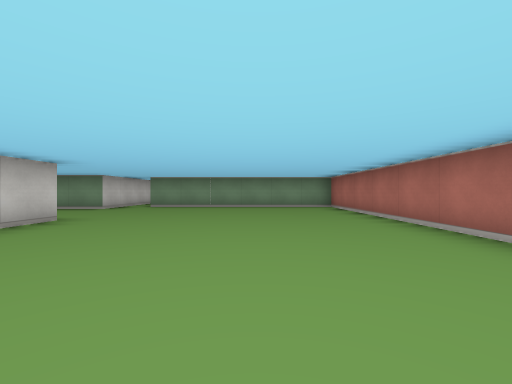
view 1 (above)

18 first-person views from a walk through a cub3D ray-caster map. The camera is about half as high as the walls, looks level and sees 90° across. The floor is counted in squares. Each view is taken from the middle of a square. On the plan, view 1 faces up. The plan holds only what a view shows up to about 9 squares ahead; the rest is blank.

view 2
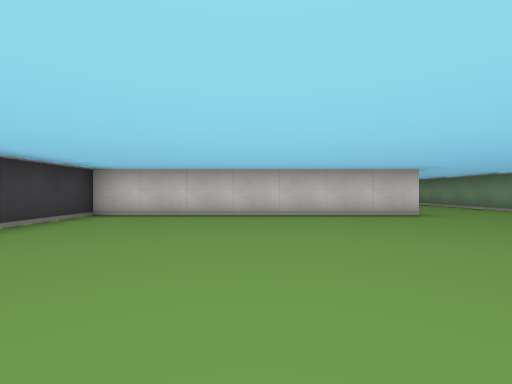

view 3
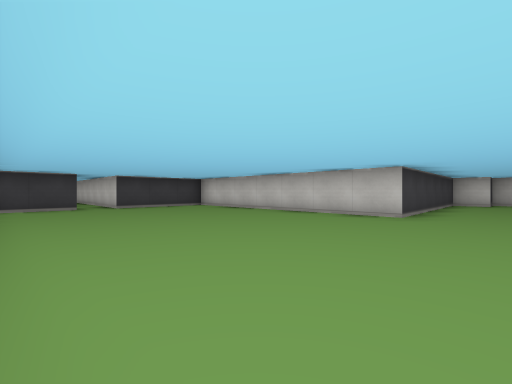

view 4
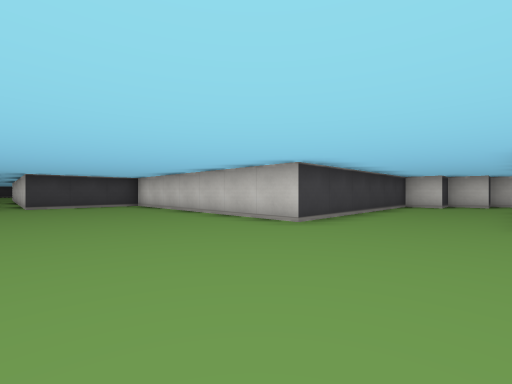

view 5
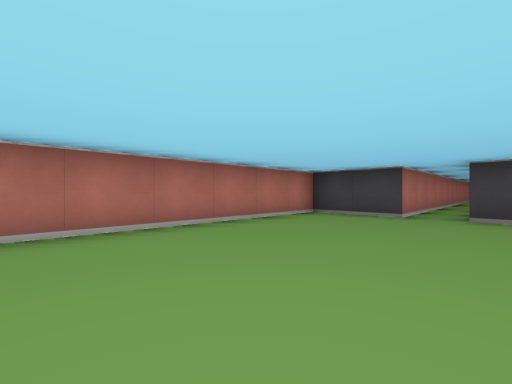

view 6
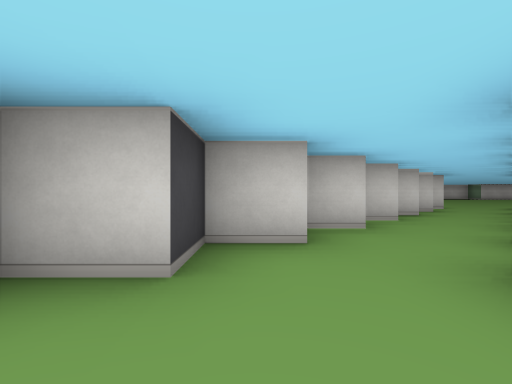

view 7
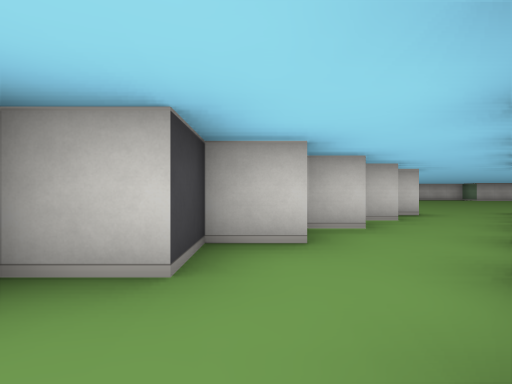

view 8
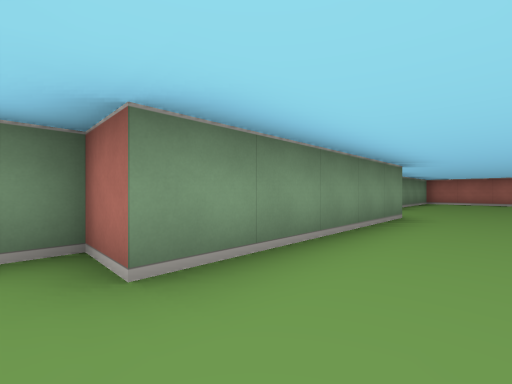

view 9
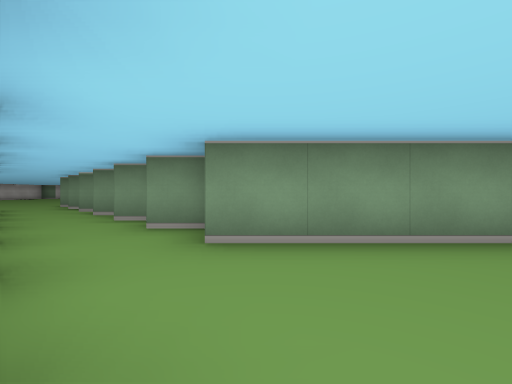

view 10
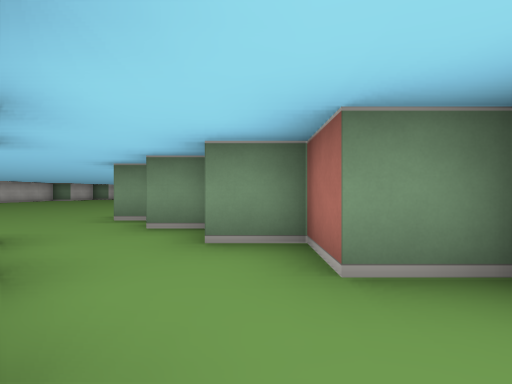

view 11
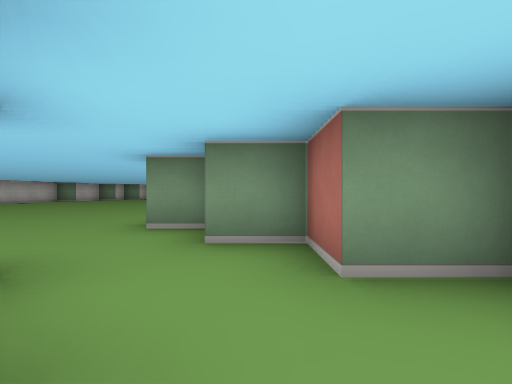

view 12
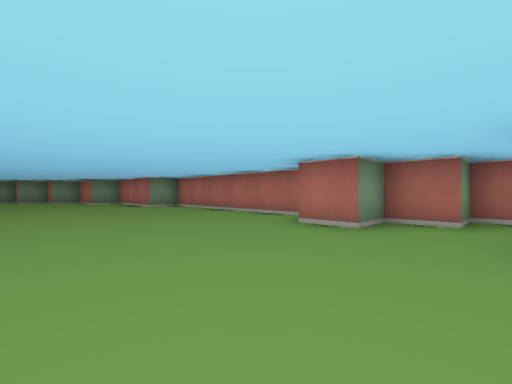

view 13
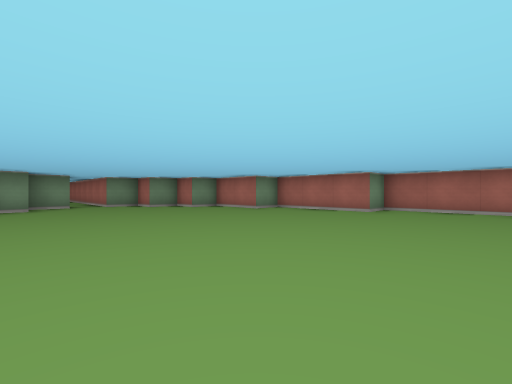

view 14
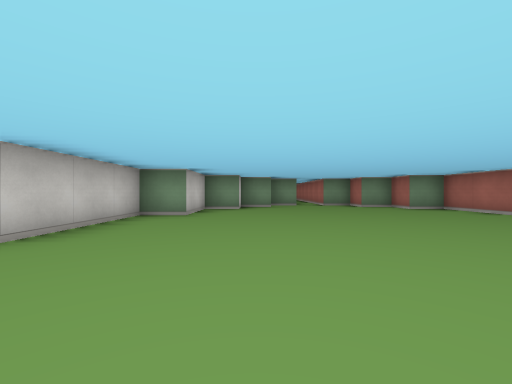

view 15
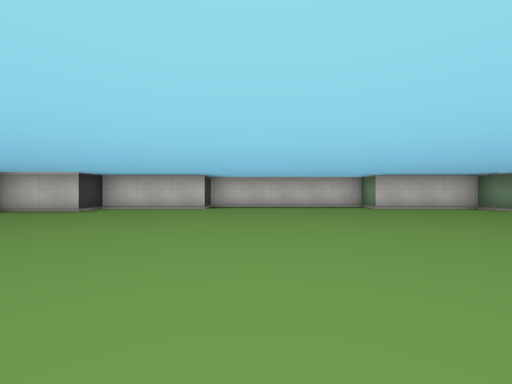

view 16
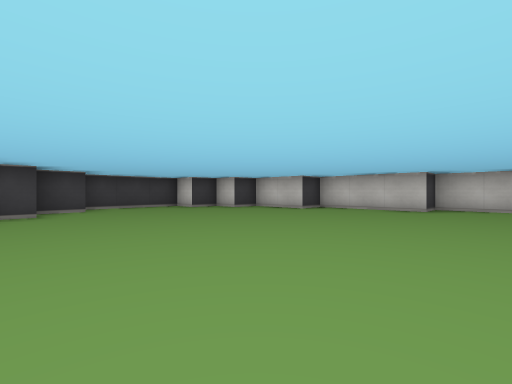

view 17
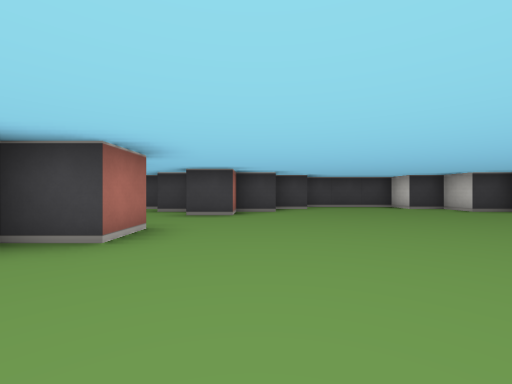

view 18
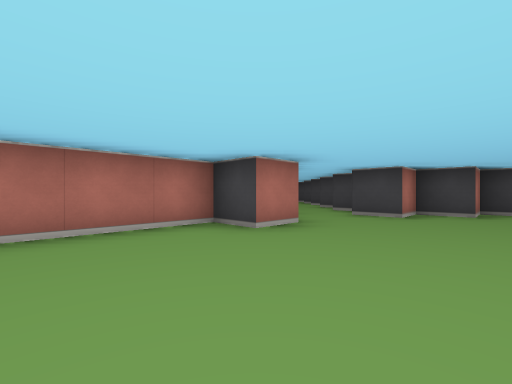

### Floor plan
Points are (right, up) in squares from view 1. A wall is a line through its corners. A room is listed if a view was taken in it or the views show most of it. See-through windows are left out.
Room 1 (views 1, 2, 3, 4, 5, 6, 7, 8, 9, 10, 11)
walls: (-4.5, 9) (-4.5, 7.5) (-9.5, 7.5) (-9.5, 8.5) (-10.5, 8.5); (-10.5, 6.6) (-10.5, 5.5) (-9.5, 5.5) (-9.5, 4.5) (-3.5, 4.5) (-3.5, -2.5) (-0.5, -2.5) (-0.5, -5.2); (-10.9, 9.5) (-11.5, 9.5); (-12.5, 8.6) (-12.5, 7.5) (-11.5, 7.5) (-11.5, 6.5); (-11.5, 10.5) (-12.5, 10.5) (-12.5, 11.5) (-13.5, 11.5) (-13.5, 12.5) (-14.5, 12.5) (-14.5, 13.5) (-15.5, 13.5); (-14.1, 9.5) (-13.5, 9.5) (-13.5, 8.6); (0.5, -8.2) (0.5, -2.5) (2.5, -2.5) (2.5, 8.5) (-3.5, 8.5); (-15.2, 10.5) (-14.5, 10.5) (-14.5, 9.9); (-16.5, 11.5) (-15.5, 11.5) (-15.5, 11)
ways out: opening at (-15.5, 12.5) to room 2; opening at (-4, 8)
Room 2 (views 12, 13, 14, 15, 16, 17, 18)
walls: (-15.5, 13.5) (-15.5, 14.5) (-14.5, 14.5) (-14.5, 20.5) (-15.5, 20.5) (-15.5, 23.5) (-16.5, 23.5) (-16.5, 25.5) (-17.5, 25.5) (-17.5, 26.5) (-18.5, 26.5) (-18.5, 27.2); (-22.5, 25.5) (-23.5, 25.5) (-23.5, 23.5) (-24.5, 23.5) (-24.5, 20.5) (-25.5, 20.5) (-25.5, 15.5) (-24.5, 15.5) (-24.5, 12.5) (-23.5, 12.5) (-23.5, 10.5) (-22.5, 10.5) (-22.5, 9.5) (-21.5, 9.5) (-21.5, 8.5) (-18.6, 8.5); (-21.4, 26.5) (-22.5, 26.5); (-18.6, 9.5) (-17.5, 9.5) (-17.5, 10.5) (-16.5, 10.5) (-16.5, 11.5); (-20.5, 27.5) (-21.5, 27.5); (-18.8, 27.5) (-19.5, 27.5)
ways out: opening at (-15.5, 12.5) to room 1; opening at (-20, 27)

Where each view was taken, in squares from view 1:
view 1: 0 up, 0 right, facing up
view 2: 1 up, 2 right, facing left
view 3: 6 up, 2 right, facing down-left
view 4: 7 up, 0 right, facing down-left
view 5: 3 up, 1 left, facing down-right
view 6: 6 up, 8 left, facing left
view 7: 8 up, 10 left, facing left
view 8: 6 up, 10 left, facing up-right
view 9: 5 up, 9 left, facing up
view 10: 9 up, 13 left, facing up
view 11: 10 up, 14 left, facing up
view 12: 12 up, 19 left, facing up-right
view 13: 18 up, 22 left, facing up-right
view 14: 18 up, 22 left, facing up
view 15: 17 up, 17 left, facing left
view 16: 17 up, 17 left, facing down-left
view 17: 17 up, 17 left, facing down
view 18: 17 up, 18 left, facing down-right
